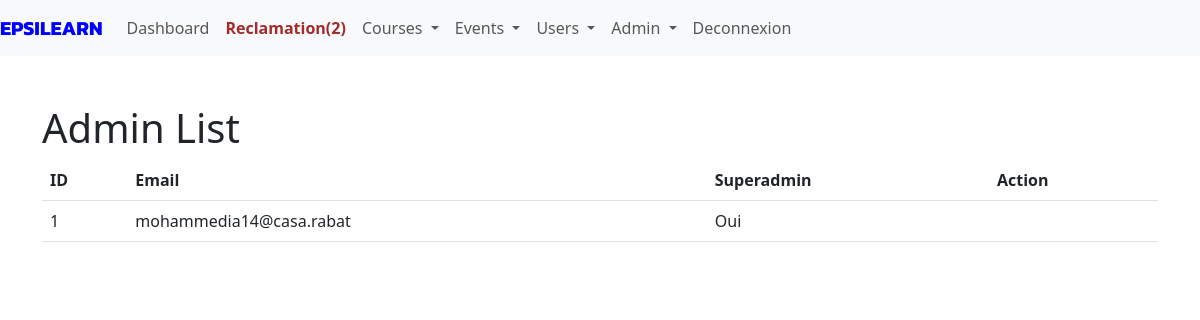
/admin_list, run on the app's committed database.
### App/Models/models.py (models this page shows)
class Admin(db.Model):
    id = db.Column(db.Integer, primary_key=True)
    mail = db.Column(db.String(50))
    mdp=db.Column(db.String(50))
    superadmin=db.Column(db.String(50))

### App/Admin/routes_creation_admin.py (the view)
@AdminBp.route('/admin_list')
def admin_list():
    admins = Admin.query.all()
    return render_template('admin_list.html', admins=admins,n=vue())

### App/Controllers/fonction.py (called while the page is built)
def vue():
    nombre_reclamations_non_vues = Reclamation.query.filter_by(vue='non').count()
    return nombre_reclamations_non_vues

def get_current_user():
    _current_user=None
    if session.get("userid"):
        user=User.query.get(session.get("userid"))
        if user:
            _current_user=user
    if _current_user is None:
        _current_user=User(
        nom="Visiteur",
        prenom="Anonyme",
        nationalite="Inconnue",
        mail="",
        code="Rabver129G@gh%&B&8bg^gtf",
        pseudo="VisiteurAnonyme",
        date_naiss=datetime.now(),
        ter="non",
        age=0,
        confirmer="non",
        mdp="",
        role="Visiteur",
        photo="static/Profil/unknown.jpg"
    )
    return _current_user

### App/Main/routes_home.py (called while the page is built)
@MainBp.app_context_processor
def inject_param():
    return dict(current_user=current_user,np=np,nd=nd,n_stud=n_stud,user_type=session.get("role"))

### app.py (called while the page is built)
@app.after_request
def set_secure_headers(response):
    response.headers['X-Content-Type-Options'] = 'nosniff'
    response.headers['X-Frame-Options'] = 'SAMEORIGIN'
    response.headers['X-XSS-Protection'] = '1; mode=block'
    return response

@app.before_request
def update_session_time():
    if user.id not in processed_requests and user.id is not None:
        last_activity_key = f'last_activity:{user.id}'
        redis_store.set(last_activity_key, datetime.now().strftime('%Y-%m-%d %H:%M:%S'), ex=3)
        session['online_users'] = len(redis_store.keys('last_activity:*'))
        processed_requests[user.id] = True

### App/Admin/templates/admin_list.html (shortened to what this page needs)
{% extends "index.html" %}
{% block content %}
    <div class="container mt-5">
        <h1>Admin List</h1>
        <table class="table">
            <thead>
                <tr>
                    <th>ID</th>
                    <th>Email</th>
                    <th>Superadmin</th>
                    <th>Action</th>
                </tr>
            </thead>
            <tbody>
                {% for admin in admins %}
                <tr>
                    <td>{{ admin.id }}</td>
                    <td>{{ admin.mail }}</td>
                    <td>{{ admin.superadmin }}</td>
                    <td>
                    </td>
                </tr>
                {% endfor %}
            </tbody>
        </table>
    </div>
{% endblock %}

### data on the page
Admin: id "1", mail "mohammedia14@casa.rabat", superadmin "Oui"

### other printed values
{{ n }} "2"
